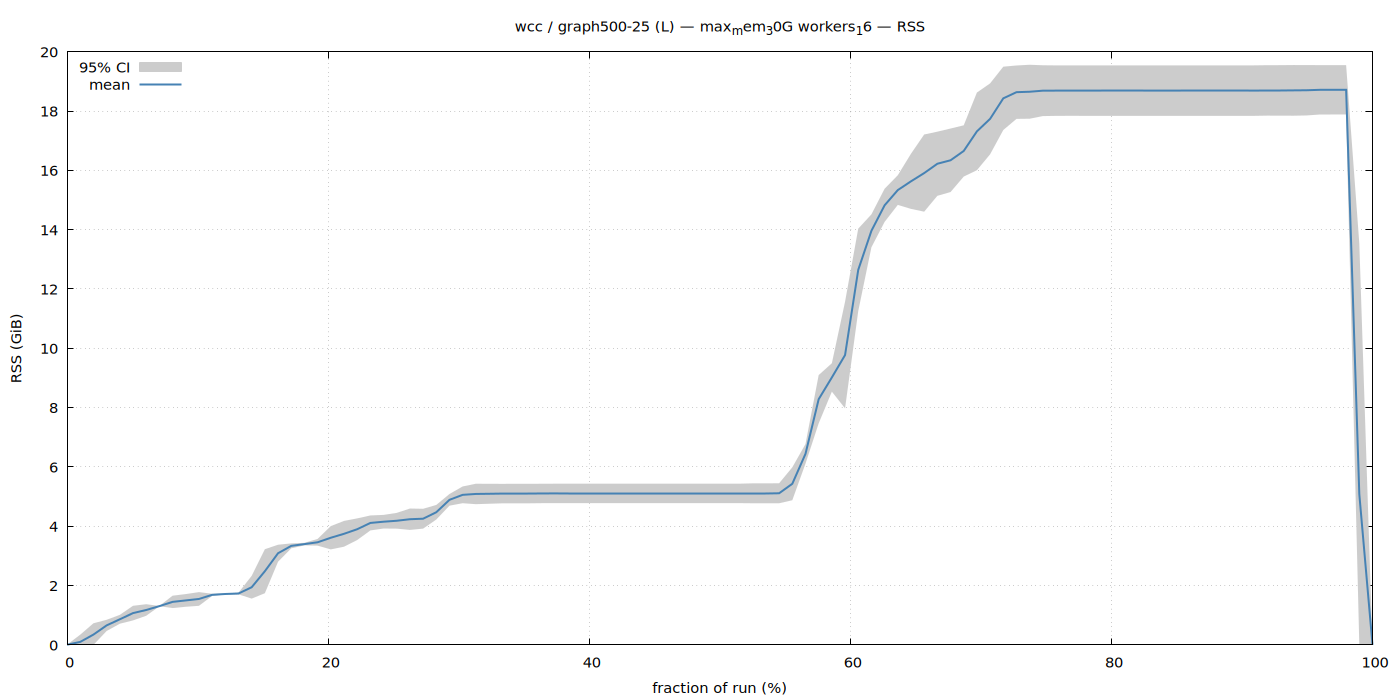

Source code (gnuplot):
set terminal pngcairo size 1400,700 enhanced font 'Sans,11'
set output '/home/ubuntu/nvm/gfrs/wcc/L/graph500-25/max_mem_30G_workers_16/rss.png'
set title "wcc / graph500-25 (L) — max_mem_30G workers_16 — RSS"
set xlabel 'fraction of run (%)'
set ylabel 'RSS (GiB)'
set grid
set key top left
set yrange [0:*]
plot '/home/ubuntu/nvm/gfrs/wcc/L/graph500-25/max_mem_30G_workers_16/rss.dat' using 1:3:4 with filledcurves lc rgb '#cccccc' title '95% CI', \
     '' using 1:2 with lines lw 2 lc rgb '#4682b4' title 'mean'
